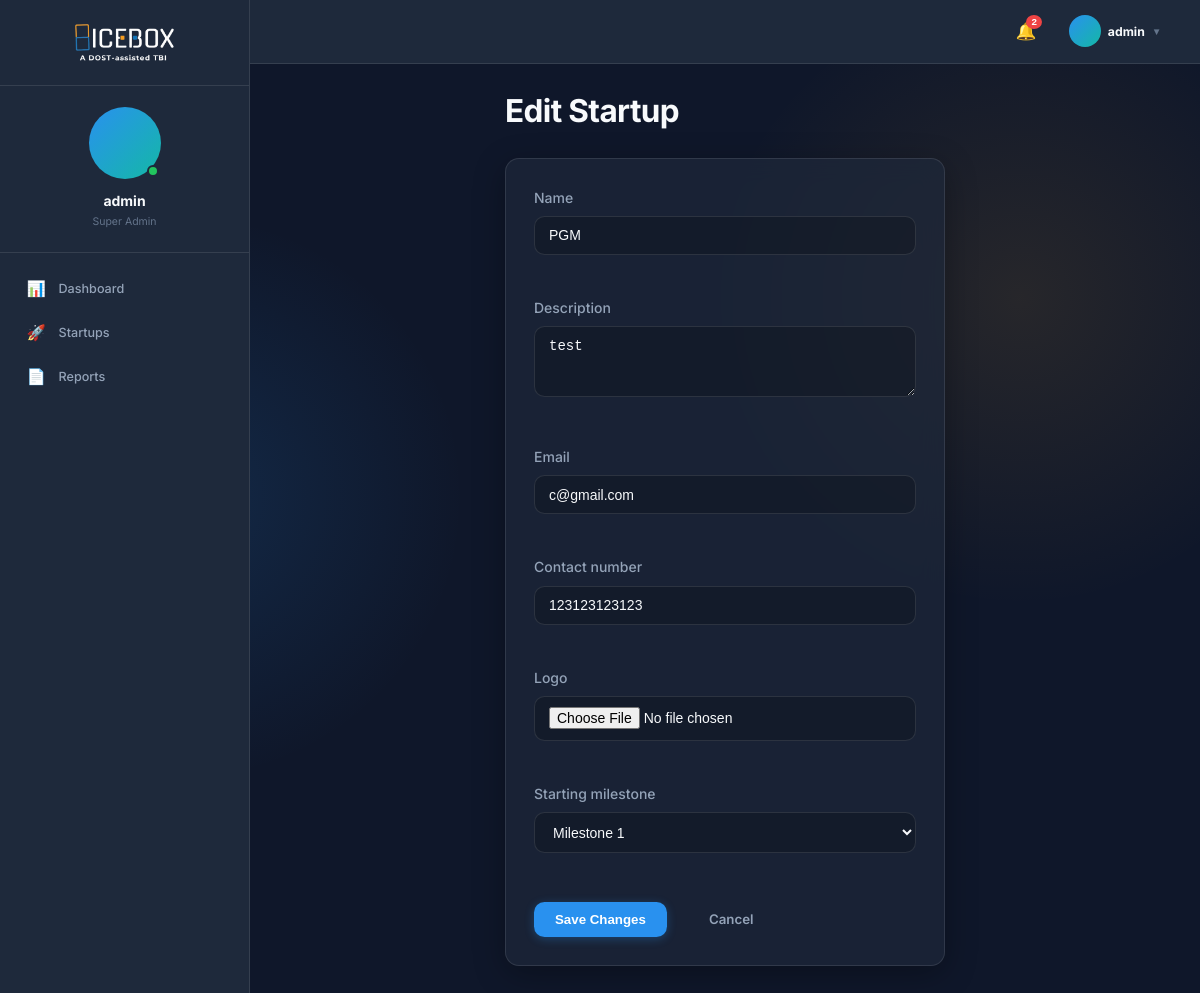
Page /startups/2/edit/ (signed in) on the committed database.
### incubator/models.py (models this page shows, shortened)
class User(AbstractUser):
    ROLE_CHOICES = (
        ('super_admin', 'Super Admin'),
        ('admin', 'Admin'),
        ('incubatee', 'Incubatee'),
    )
    role = models.CharField(max_length=20, choices=ROLE_CHOICES, default='incubatee')
    middle_name = models.CharField(max_length=100, blank=True, null=True)
    contact_number = models.CharField(max_length=20, blank=True, null=True)
    profile_picture = models.ImageField(upload_to='profile_pictures/', blank=True, null=True)
    created_by = models.ForeignKey('self', on_delete=models.SET_NULL, null=True, blank=True)

class Startup(models.Model):
    name = models.CharField(max_length=200)
    description = models.TextField(blank=True, null=True)
    logo = models.ImageField(upload_to='startup_logos/', blank=True, null=True)
    owner = models.ForeignKey(User, on_delete=models.CASCADE, related_name='owned_startups')
    email = models.EmailField(max_length=120, blank=True, null=True)
    contact_number = models.CharField(max_length=20, blank=True, null=True)
    created_at = models.DateTimeField(default=timezone.now)
    cohort = models.ForeignKey(Cohort, on_delete=models.SET_NULL, null=True, blank=True, related_name='startups')
    members = models.ManyToManyField(User, through='StartupMember', related_name='startups')

### incubator/views.py (the view)
# urls.py: path('startups/<int:startup_id>/edit/', views.edit_startup, name='edit_startup'),
@login_required
def edit_startup(request, startup_id):
    startup = get_object_or_404(Startup, id=startup_id)
    is_owner = (request.user == startup.owner)
    is_member = (request.user in startup.members.all())
    is_admin = (request.user.role in ['admin', 'super_admin'])
    if not (is_admin or is_owner or is_member):
        return redirect('dashboard')
    if request.method == 'POST':
        form = StartupForm(request.POST, request.FILES, instance=startup, user=request.user)
        if form.is_valid():
            form.save()
            messages.success(request, 'Startup updated.')
            return redirect('view_startup', startup_id=startup.id)
    else:
        form = StartupForm(instance=startup, user=request.user)
    return render(request, 'startups/edit.html', {'form': form, 'startup': startup})

### incubator/context_processors.py (called while the page is built)
def notifications(request):
    if request.user.is_authenticated:
        unread = request.user.notifications.filter(is_read=False).order_by('-created_at')
        return {
            'unread_notifications': unread,
            'unread_notifications_count': unread.count()
        }
    return {
        'unread_notifications': [],
        'unread_notifications_count': 0
    }

### templates/startups/edit.html (shortened to what this page needs)
{% extends 'base.html' %}
{% block content %}
<div class="flex justify-center">
    <div class="w-full max-w-2xl">
        <h1 class="heading-lg mb-lg">Edit Startup</h1>
        <div class="glass-card">
            <form method="post" enctype="multipart/form-data">
                <div class="grid gap-md">
                    {% for field in form %}
                    <div class="form-group">
                        <label for="{{ field.id_for_label }}" class="form-label">{{ field.label }}</label>
                        {{ field }}
                    </div>
                    {% endfor %}
                </div>
                <div class="flex items-center gap-md mt-lg">
                    <button type="submit" class="btn btn-primary">Save Changes</button>
                    <a href="{% url 'view_startup' startup.id %}" class="btn btn-ghost">Cancel</a>
                </div>
            </form>
        </div>
    </div>
</div>
{% endblock %}

### templates/base.html (shortened to what this page needs)
{% load static %}
<!DOCTYPE html>
<html lang="en">
<head>
    <link rel="stylesheet" href="https://cdn.jsdelivr.net/npm/bootstrap-icons@1.11.3/font/bootstrap-icons.min.css">
    <link rel="stylesheet" href="{% static 'css/main.css' %}">
</head>
<body>
    {% if user.is_authenticated %}
    <div class="app-layout">
        <aside class="sidebar">
            <div class="sidebar-logo">
                <a href="{% url 'dashboard' %}">
                    <img src="{% static 'img/logo-dark-mode.png' %}" alt="Icebox Logo" class="logo-dark">
                </a>
            </div>
            <div class="sidebar-profile">
                {% if user.profile_picture %}
                    <img src="{{ user.profile_picture.url }}" alt="{{ user.username }}" class="sidebar-avatar" style="object-fit: cover;">
                {% else %}
                    <div class="sidebar-avatar">
                    </div>
                {% endif %}
                <div class="sidebar-username">{{ user.get_full_name|default:user.username }}</div>
                <div class="sidebar-role">{{ user.get_role_display }}</div>
            </div>
            <nav class="sidebar-nav">
                <a href="{% url 'dashboard' %}"
                    class="sidebar-link {% if request.resolver_match.url_name == 'dashboard' %}active{% endif %}">
                    <span class="sidebar-icon">📊</span> Dashboard
                </a>
                {% if user.role == 'admin' or user.role == 'super_admin' %}
                <a href="{% url 'startups_list' %}"
                    class="sidebar-link {% if request.resolver_match.url_name == 'startups_list' or request.resolver_match.url_name == 'add_startup' %}active{% endif %}">
                    <span class="sidebar-icon">🚀</span> Startups
                </a>
                <a href="{% url 'reports' %}"
                    class="sidebar-link {% if 'report' in request.resolver_match.url_name %}active{% endif %}">
                    <span class="sidebar-icon">📄</span> Reports
                </a>
                {% endif %}
            </nav>
        </aside>
        <div class="main-content">
            <div class="topbar">
                <div style="position: relative;">
                    <button id="notification-toggle" class="nav-icon" aria-label="Notifications">
                        🔔
                        {% if unread_notifications_count > 0 %}
                        <span class="badge">{{ unread_notifications_count }}</span>
                        {% endif %}
                    </button>
                </div>
                <div class="topbar-user" id="user-menu-toggle">
                    {% if user.profile_picture %}
                    <img src="{{ user.profile_picture.url }}" alt="{{ user.username }}" class="topbar-user-avatar"
                        style="object-fit: cover;">
                    {% else %}
                    <div class="topbar-user-avatar">
                    </div>
                    {% endif %}
                    <span class="text-sm font-bold" style="color: var(--text-primary);">{{ user.username }}</span>
                    <span style="font-size: 0.7rem; color: var(--text-tertiary);">▼</span>
                </div>
            </div>
            <div class="main-body">
                {% endif %}
                {% block content %}
                {% endblock %}
                {% if user.is_authenticated %}
            </div>
        </div>
    </div>
    {% endif %}
</body>
</html>

### static/css/main.css (style rules this page uses)
:root { --brand-blue: #2991EF; --brand-orange: #F7AE2F; --brand-purple: #8B5CF6; --brand-teal: #14B8A6; --accent-color: var(--brand-blue); --accent-hover: #1c7ed6; --danger-color: #ef4444; --danger-bg: rgba(239, 68, 68, 0.1); --success-color: #22c55e; --success-bg: rgba(34, 197, 94, 0.1); --warning-color: #f59e0b; --warning-bg: rgba(245, 158, 11, 0.1); --info-color: #3b82f6; --info-bg: rgba(59, 130, 246, 0.1); --bg-color: #0F172A; --bg-secondary: #1E293B; --text-primary: #F8FAFC; --text-secondary: #94A3B8; --text-tertiary: #64748B; --border-color: rgba(255, 255, 255, 0.1); --glass-bg: rgba(30, 41, 59, 0.7); --glass-border: 1px solid rgba(255, 255, 255, 0.1); --glass-shadow: 0 8px 32px 0 rgba(0, 0, 0, 0.3); --glass-blur: blur(12px); --space-xs: 0.5rem; --space-sm: 1rem; --space-md: 1.5rem; --space-lg: 2rem; --space-xl: 3rem; --radius-sm: 0.375rem; --radius-md: 0.75rem; --radius-lg: 1rem; --radius-full: 9999px; --font-heading: 'Inter', sans-serif; --font-body: 'Inter', sans-serif; --bg-gradient-1: rgba(41, 145, 239, 0.15); --bg-gradient-2: rgba(247, 174, 47, 0.1); --neu-bg: #0F172A; --neu-surface: #1E293B; --neu-shadow-dark: rgba(0, 0, 0, 0.6); --neu-shadow-light: rgba(255, 255, 255, 0.05); --neu-text: #F8FAFC; --neu-text-muted: #94A3B8; --subtle-overlay: rgba(255, 255, 255, 0.06); }
*, *::before, *::after { box-sizing: border-box; margin: 0; padding: 0; }
html { font-size: 14px; }
body { background-color: var(--bg-color); color: var(--text-primary); font-family: var(--font-body); line-height: 1.6; min-height: 100vh; background-image: radial-gradient(circle at 15% 50%, var(--bg-gradient-1), transparent 25%), radial-gradient(circle at 85% 30%, var(--bg-gradient-2), transparent 25%); background-attachment: fixed; transition: background-color 0.3s ease, color 0.3s ease; }
img { max-width: 100%; display: block; }
a { color: var(--accent-color); text-decoration: none; transition: color 0.2s ease; }
.flex { display: flex; }
.items-center { align-items: center; }
.justify-center { justify-content: center; }
.gap-md { gap: var(--space-md); }
.grid { display: grid; }
.mb-lg { margin-bottom: var(--space-lg); }
.mt-lg { margin-top: var(--space-lg); }
h1, h2, h3, h4, h5, h6 { font-weight: 700; line-height: 1.2; color: var(--text-primary); }
.heading-lg { font-size: 2.25rem; letter-spacing: -0.02em; }
.text-sm { font-size: 0.875rem; }
.font-bold { font-weight: 700; }
.btn { display: inline-flex; align-items: center; justify-content: center; padding: 0.75rem 1.5rem; border-radius: var(--radius-md); font-weight: 600; font-size: 0.95rem; cursor: pointer; border: none; transition: all 0.2s ease; gap: 0.5rem; line-height: 1; }
.btn-primary { background: var(--accent-color); color: #ffffff; box-shadow: 0 2px 10px rgba(41, 145, 239, 0.3); }
.btn-ghost { background: transparent; color: var(--text-secondary); }
.glass-card { background: var(--glass-bg); backdrop-filter: var(--glass-blur); -webkit-backdrop-filter: var(--glass-blur); border: var(--glass-border); border-radius: var(--radius-lg); box-shadow: var(--glass-shadow); padding: var(--space-lg); overflow: hidden; position: relative; }
.form-group { margin-bottom: var(--space-md); }
.form-label { display: block; margin-bottom: 0.5rem; font-weight: 500; color: var(--text-secondary); }
.form-control { width: 100%; padding: 0.75rem 1rem; background: rgba(0, 0, 0, 0.2); border: 1px solid var(--border-color); border-radius: var(--radius-md); color: var(--text-primary); font-size: 1rem; transition: border-color 0.2s, box-shadow 0.2s; }
.badge { display: inline-flex; align-items: center; padding: 0.25rem 0.75rem; border-radius: var(--radius-full); font-size: 0.75rem; font-weight: 600; text-transform: uppercase; letter-spacing: 0.05em; line-height: 1; }

### rows in the picture
User: get_full_name "admin", role "Super Admin", username "admin"
Startup: form "PGM" "test" "c@gmail.com" "123123123123"

### other values in the picture
{{ unread_notifications_count }} "2"
{{ field.label }} "Name" "Description" "Email" "Contact number" "Logo" "Starting milestone"
